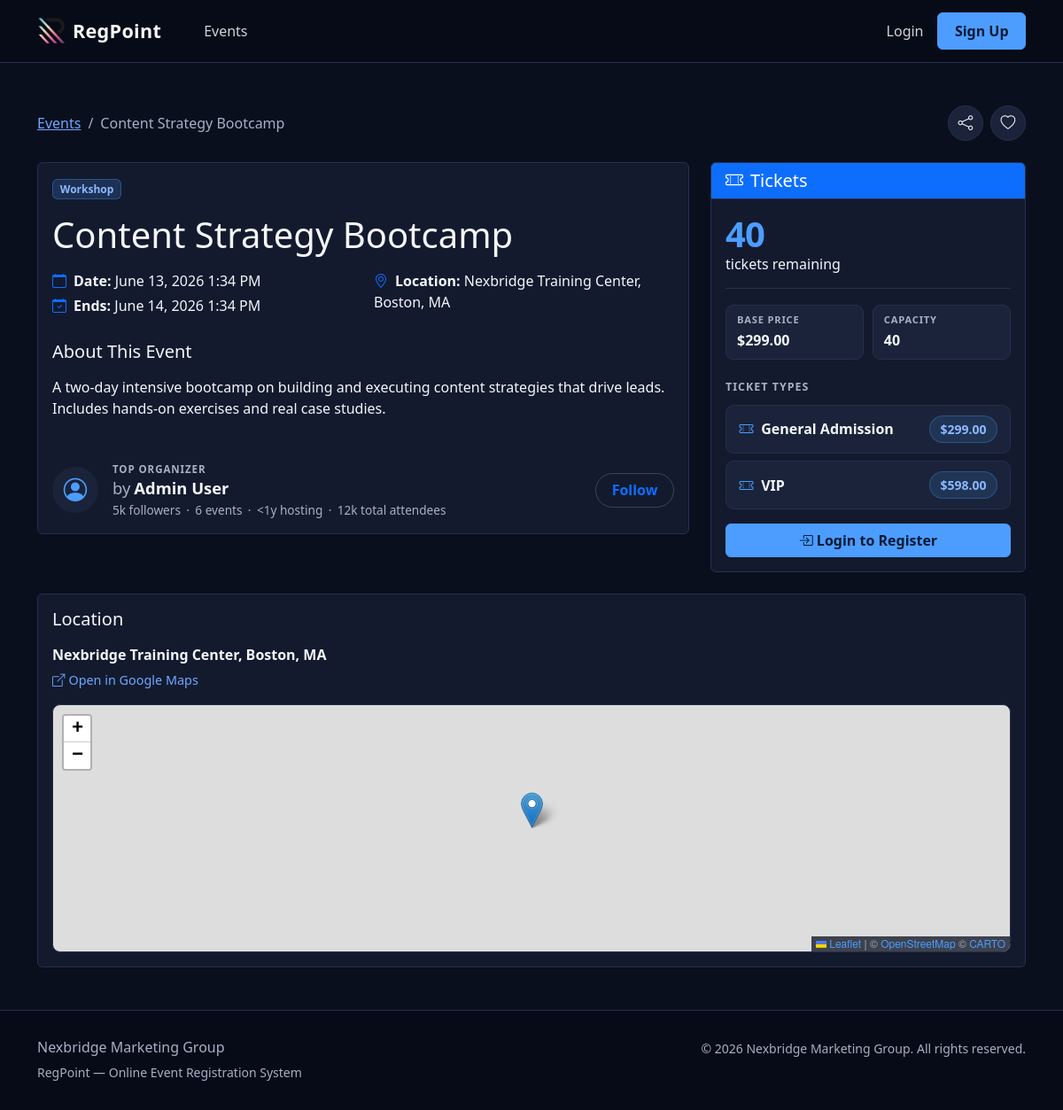
Page /events/content-strategy-bootcamp/ on the committed database.
### events/models.py (models this page shows, shortened)
class Event(models.Model):
    title = models.CharField(max_length=200)
    slug = models.SlugField(max_length=200, unique=True)
    description = models.TextField()
    category = models.ForeignKey(
        EventCategory,
        on_delete=models.SET_NULL,
        null=True,
        blank=True,
        related_name="events",
    )
    date = models.DateTimeField()
    end_date = models.DateTimeField(null=True, blank=True)
    location = models.CharField(max_length=300)
    capacity = models.PositiveIntegerField()
    price = models.DecimalField(max_digits=10, decimal_places=2, default=0)
    created_by = models.ForeignKey(
        settings.AUTH_USER_MODEL,
        on_delete=models.CASCADE,
        related_name="created_events",
    )
    created_at = models.DateTimeField(auto_now_add=True)
    updated_at = models.DateTimeField(auto_now=True)
    is_active = models.BooleanField(default=True)
    class Meta:
        ordering = ["date"]
    @property
    def tickets_sold(self):
        return sum(
            r.quantity
            for r in self.registrations.filter(status__in=["confirmed", "pending"])
        )
    @property
    def tickets_remaining(self):
        return max(0, self.capacity - self.tickets_sold)
    @property
    def is_sold_out(self):
        return self.tickets_remaining <= 0

class EventCategory(models.Model):
    name = models.CharField(max_length=100, unique=True)
    slug = models.SlugField(max_length=100, unique=True)
    class Meta:
        verbose_name_plural = "Event Categories"
        ordering = ["name"]

class TicketType(models.Model):
    event = models.ForeignKey(
        Event, on_delete=models.CASCADE, related_name="ticket_types"
    )
    name = models.CharField(max_length=100)
    price = models.DecimalField(max_digits=10, decimal_places=2)
    quantity_available = models.PositiveIntegerField()

### events/views.py (the view)
# urls.py: path("events/<slug:slug>/", views.event_detail, name="event_detail"),
def event_detail(request, slug):
    event = get_object_or_404(
        Event.objects.select_related("category", "created_by").prefetch_related(
            "ticket_types"
        ),
        slug=slug,
    )
    registration_form = None
    user_registration = None
    if request.user.is_authenticated:
        user_registration = Registration.objects.filter(
            user=request.user, event=event
        ).exclude(status="cancelled").first()
        if not user_registration and event.is_upcoming and not event.is_sold_out:
            registration_form = RegistrationForm(event=event)
    context = {
        "event": event,
        "registration_form": registration_form,
        "user_registration": user_registration,
    }
    return render(request, "events/event_detail.html", context)

### events/templates/events/event_detail.html (shortened to what this page needs)
{% extends "events/base.html" %}
{% block extra_css %}
<link rel="stylesheet" href="https://unpkg.com/leaflet@1.9.4/dist/leaflet.css"
>
{% endblock %}
{% block content %}
<div class="container py-5">
    <div class="d-flex justify-content-between align-items-center mb-4 flex-wrap gap-2">
        <nav aria-label="breadcrumb">
            <ol class="breadcrumb mb-0">
                <li class="breadcrumb-item"><a href="{% url 'event_list' %}">Events</a></li>
                <li class="breadcrumb-item active">{{ event.title }}</li>
            </ol>
        </nav>
        <div class="event-actions">
            <button type="button" class="event-action-btn" id="share-btn"
                    aria-label="Share this event" title="Share">
                <i class="bi bi-share" aria-hidden="true"></i>
            </button>
            <button type="button" class="event-action-btn" id="favorite-btn"
                    data-slug="{{ event.slug }}"
                    aria-label="Save to favorites" aria-pressed="false" title="Favorite">
                <i class="bi bi-heart" aria-hidden="true"></i>
            </button>
        </div>
    </div>
    <div class="row">
        <div class="col-lg-8">
            <div id="event-info-card" class="card mb-4">
                <div class="card-body">
                    {% if event.category %}
                    <span class="badge bg-primary mb-3">{{ event.category.name }}</span>
                    {% endif %}
                    <h1 class="mb-3">{{ event.title }}</h1>
                    <div class="row mb-4">
                        <div class="col-sm-6">
                            <p class="mb-1"><i class="bi bi-calendar me-2 text-primary"></i><strong>Date:</strong> {{ event.date|date:"F d, Y g:i A" }}</p>
                            {% if event.end_date %}
                            <p class="mb-1"><i class="bi bi-calendar-check me-2 text-primary"></i><strong>Ends:</strong> {{ event.end_date|date:"F d, Y g:i A" }}</p>
                            {% endif %}
                        </div>
                        <div class="col-sm-6">
                            <p class="mb-1"><i class="bi bi-geo-alt me-2 text-primary"></i><strong>Location:</strong> {{ event.location }}</p>
                        </div>
                    </div>
                    <h5>About This Event</h5>
                    <p>{{ event.description|linebreaks }}</p>
                    <div class="organizer-strip">
                        <div class="organizer-avatar" aria-hidden="true">
                            {% if event.created_by.profile.avatar %}
                            <img src="{{ event.created_by.profile.avatar.url }}" alt="">
                            {% else %}
                            <i class="bi bi-person-circle"></i>
                            {% endif %}
                        </div>
                        <div class="organizer-info">
                            <div class="organizer-label">Top Organizer</div>
                            <div class="organizer-name">
                                <span class="organizer-by">by</span>{{ event.created_by.get_full_name|default:event.created_by.username }}
                            </div>
                            <div class="organizer-meta">
                                <span class="organizer-followers" data-username="{{ event.created_by.username }}">&nbsp;</span>
                                <span aria-hidden="true">&middot;</span>
                                <span>{{ event.created_by.created_events.count }} event{{ event.created_by.created_events.count|pluralize }}</span>
                                <span aria-hidden="true">&middot;</span>
                                <span class="organizer-hosting" data-joined="{{ event.created_by.date_joined|date:'Y-m-d' }}">&nbsp;</span>
                                <span aria-hidden="true">&middot;</span>
                                <span class="organizer-attendees" data-username="{{ event.created_by.username }}">&nbsp;</span>
                            </div>
                        </div>
                        <button type="button"
                                class="btn btn-outline-primary organizer-follow-btn"
                                data-username="{{ event.created_by.username }}"
                                aria-pressed="false">
                            <span class="follow-label">Follow</span>
                        </button>
                    </div>
                </div>
            </div>
        </div>
        <div class="col-lg-4">
            <div id="ticket-card" class="card mb-4">
                <div class="card-header bg-primary text-white">
                    <h5 class="mb-0"><i class="bi bi-ticket-perforated me-2"></i>Tickets</h5>
                </div>
                <div class="card-body d-flex flex-column">
                    <div class="ticket-availability">
                        {% if event.is_sold_out %}
                        <span class="ticket-avail-num is-sold-out">0</span>
                        <span class="ticket-avail-lbl">tickets remaining &middot; <span class="text-danger">Sold out</span></span>
                        {% else %}
                        <span class="ticket-avail-num">{{ event.tickets_remaining }}</span>
                        <span class="ticket-avail-lbl">tickets remaining</span>
                        {% endif %}
                    </div>
                    <div class="ticket-meta">
                        <div class="ticket-meta-item">
                            <span class="ticket-meta-lbl">Base price</span>
                            <span class="ticket-meta-val">${{ event.price }}</span>
                        </div>
                        <div class="ticket-meta-item">
                            <span class="ticket-meta-lbl">Capacity</span>
                            <span class="ticket-meta-val">{{ event.capacity }}</span>
                        </div>
                    </div>
                    {% if event.ticket_types.all %}
                    <h6 class="ticket-types-heading">Ticket Types</h6>
                    <ul class="ticket-type-list">
                        {% for tt in event.ticket_types.all %}
                        <li class="ticket-type-row">
                            <span class="ticket-type-name">
                                <i class="bi bi-ticket-perforated" aria-hidden="true"></i>{{ tt.name }}
                            </span>
                            <span class="ticket-type-price">${{ tt.price }}</span>
                        </li>
                        {% endfor %}
                    </ul>
                    {% endif %}
                    <div class="ticket-cta mt-auto">
                    {% if user_registration %}
                    <div class="alert alert-success mb-0">
                        <i class="bi bi-check-circle me-2"></i>
                        You're registered!<br>
                        <small>Code: <strong>{{ user_registration.confirmation_code }}</strong></small><br>
                        <a href="{% url 'registration_detail' user_registration.confirmation_code %}" class="btn btn-sm btn-outline-success mt-2">View Registration</a>
                    </div>
                    {% elif not user.is_authenticated %}
                    <a href="{% url 'account_login' %}?next={{ request.path }}" class="btn btn-accent w-100">
                        <i class="bi bi-box-arrow-in-right me-1"></i>Login to Register
                    </a>
                    {% elif not event.is_upcoming %}
                    <div class="alert alert-secondary mb-0">This event has already passed.</div>
                    {% endif %}
                    </div>
                </div>
            </div>
        </div>
    </div>
    <div class="card">
        <div class="card-body">
            <h5 class="card-title mb-3">Location</h5>
            <div class="fw-semibold mb-1">{{ event.location }}</div>
            <a class="map-link text-decoration-none"
               href="https://www.google.com/maps/search/?api=1&amp;query={{ event.location|urlencode }}"
               target="_blank" rel="noopener">
                <i class="bi bi-box-arrow-up-right me-1" aria-hidden="true"></i>Open in Google Maps
            </a>
            <div id="event-map"
                 class="event-map mt-3"
                 data-slug="{{ event.slug }}"
                 aria-label="Map of the event location"></div>
        </div>
    </div>
</div>
{% endblock %}

### events/templates/events/base.html (style rules this page uses)
:root { --nb-bg: #0a0f1e; --nb-bg-elevated: #0d1324; --nb-surface: #131a2e; --nb-surface-2: #1a2339; --nb-border: #26304a; --nb-border-strong:#384463; --nb-text: #f4f6fa; --nb-text-muted: #a7b0c4; --nb-text-subtle: #7a8399; --nb-primary: #4c9dff; --nb-accent: #4c9dff; --nb-accent-hover: #6aafff; --nb-focus-ring: #9ec5ff; --nb-dark: #070b17; --bs-body-bg: #0a0f1e; --bs-body-color: #f4f6fa; --bs-border-color: #26304a; --bs-secondary-color: #a7b0c4; --bs-tertiary-bg: #131a2e; --bs-emphasis-color: #f4f6fa; }
body { min-height: 100vh; display: flex; flex-direction: column; font-size: 1rem; background: var(--nb-bg); color: var(--nb-text); }
.btn-accent { background-color: var(--nb-accent); border-color: var(--nb-accent); color: #031a35; font-weight: 600; }
.btn-outline-primary, .btn-outline-secondary, .btn-outline-danger, .btn-outline-dark { border-color: var(--nb-border-strong); }
.card { background: var(--nb-surface); border: 1px solid var(--nb-border); color: var(--nb-text); }
.card-header { background: var(--nb-surface-2); border-bottom-color: var(--nb-border); }
.badge.bg-primary { background: rgba(76,157,255,.18) !important; color: #8bb8ff !important; border: 1px solid rgba(76,157,255,.32); }

### rows in the picture
Event: title "Content Strategy Bootcamp", category.name "Workshop", date "June 13, 2026 1:34 PM", end_date "June 14, 2026 1:34 PM", location "Nexbridge Training Center, Boston, MA", description "A two-day intensive bootcamp on building and executing content strategies that drive leads. Includes hands-on exercises and real case studies.", created_by.get_full_name "Admin User", created_by.created_events.count "6", tickets_remaining "40", price "299.00", capacity "40"
TicketType: name "General Admission", price "299.00"
TicketType: name "VIP", price "598.00"
